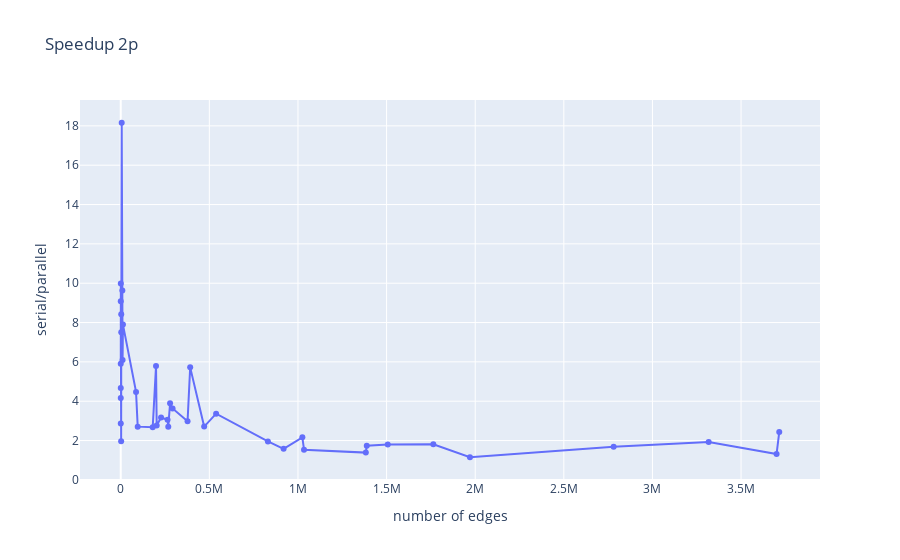

Notebook source saved alongside this figure:
### Code cell
fig = go.Figure()

# Add traces
fig.add_trace(go.Scatter(x=edges, y=speedup2,
                    mode='lines+markers'))

fig.update_layout(title='Speedup 2p', 
                  xaxis_title="number of edges", 
                  yaxis_title="serial/parallel",)
fig.show()

### Figure 1 — Plotly figure (JSON) as saved in the notebook; plotly's stock layout.template omitted (floating-point values rounded to 4 significant figures)
{"data": [{"mode": "lines+markers", "type": "scatter", "x": [76, 109, 157, 241, 242, 423, 2275, 2764, 2979, 5449, 9129, 10429, 12532, 86359, 95781, 180372, 199143, 202856, 227561, 264195, 268175, 278285, 292439, 377036, 391830, 470701, 538170, 830399, 918952, 1024750, 1034171, 1382905, 1388101, 1506557, 1763567, 1970298, 2781035, 3317160, 3700389, 3715449], "y": [5.91, 4.673, 4.168, 9.085, 2.866, 9.989, 1.964, 8.416, 7.506, 18.16, 9.633, 6.099, 7.896, 4.473, 2.707, 2.673, 5.784, 2.769, 3.173, 3.059, 2.697, 3.895, 3.635, 2.98, 5.72, 2.711, 3.368, 1.955, 1.577, 2.163, 1.533, 1.386, 1.732, 1.802, 1.809, 1.151, 1.684, 1.921, 1.317, 2.43]}], "layout": {"autosize": true, "title": {"text": "Speedup 2p"}, "xaxis": {"autorange": true, "range": [-219400.0, 3935000.0], "title": {"text": "number of edges"}, "type": "linear"}, "yaxis": {"autorange": true, "range": [-0.09521, 19.4], "title": {"text": "serial/parallel"}, "type": "linear"}}}
